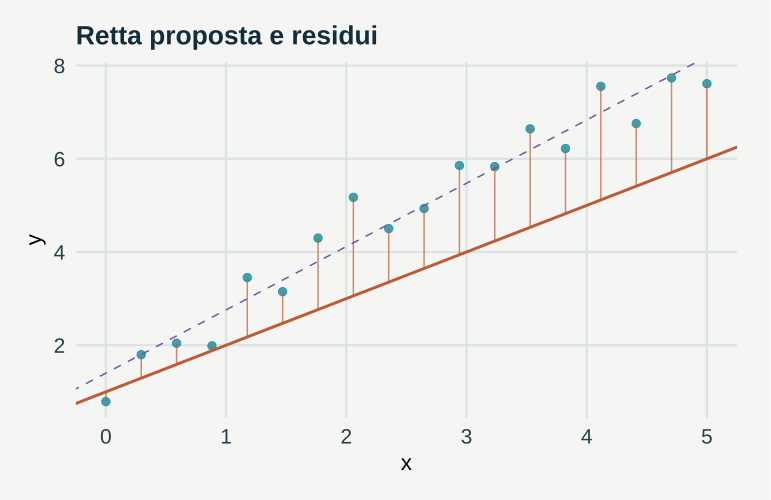

Source code (R):
# GeoStat Lab — funzioni comuni. R >= 4.3; ggplot2 >= 3.4; jsonlite.
suppressPackageStartupMessages(library(ggplot2))
col_geo <- c('#168B9C','#BC5B35','#7054A4','#A17B19','#227864','#64748B')
theme_set(theme_minimal(base_size=17, base_family='sans') + theme(
  plot.background=element_rect(fill='#F5F6F3',colour=NA),
  panel.background=element_rect(fill='#F5F6F3',colour=NA),
  panel.grid.minor=element_blank(),panel.grid.major=element_line(colour='#DCE3E2'),
  plot.title=element_text(size=19,face='bold',colour='#122D3B'),
  plot.subtitle=element_text(size=13,colour='#405560',margin=margin(b=12)),
  axis.text=element_text(size=15,colour='#273E4A'),axis.title=element_text(size=16),
  legend.position='bottom',legend.title=element_blank(),legend.text=element_text(size=14),
  strip.text=element_text(size=15,face='bold'),plot.margin=margin(18,24,18,18)))
metric <- function(...) data.frame(grandezza=names(c(...)),valore=as.character(c(...)),check.names=FALSE)
f <- function(x,d=3) {out<-formatC(x,digits=d,format='fg');out[!is.finite(x)]<-'Non definito';out}
line_plot <- function(d,x='x',y='y',title='',xl=x,yl=y,group=NULL) {
 p<-ggplot(d,aes(x=.data[[x]],y=.data[[y]]))
 if(is.null(group)) p<-p+geom_line(colour=col_geo[1],linewidth=1.05) else p<-p+aes(colour=.data[[group]],group=.data[[group]])+geom_line(linewidth=1)+scale_colour_manual(values=col_geo)
 p+labs(title=title,x=xl,y=yl)
}
point_plot <- function(d,x='x',y='y',title='',xl=x,yl=y,group=NULL) {
 p<-ggplot(d,aes(x=.data[[x]],y=.data[[y]]))
 if(is.null(group))p<-p+geom_point(colour=col_geo[1],size=2.5,alpha=.8) else p<-p+aes(colour=.data[[group]])+geom_point(size=2.7,alpha=.85)+scale_colour_manual(values=col_geo)
 p+labs(title=title,x=xl,y=yl)
}
hist_plot<-function(x,title='',xl='Valore',bins=20)ggplot(data.frame(x=x),aes(x))+geom_histogram(bins=bins,fill=col_geo[1],colour='#F5F6F3')+labs(title=title,x=xl,y='Frequenza')
bar_plot<-function(d,x='gruppo',y='valore',title='',yl='Valore')ggplot(d,aes(x=.data[[x]],y=.data[[y]],fill=.data[[x]]))+geom_col(width=.65)+scale_fill_manual(values=rep(col_geo,length.out=length(unique(d[[x]])) ))+guides(fill='none')+labs(title=title,x=NULL,y=yl)
map_plot<-function(d,z='z',title='',xl='Est [km]',yl='Nord [km]')ggplot(d,aes(x,y,fill=.data[[z]]))+geom_raster()+coord_equal()+scale_fill_gradientn(colours=c('#153F56','#298C9C','#B8CDB2','#F1D889','#AD542F'))+labs(title=title,x=xl,y=yl)
acf_data<-function(x,lag=20){a<-acf(x,lag.max=min(lag,length(x)-1),plot=FALSE);data.frame(x=as.vector(a$lag)[-1],y=as.vector(a$acf)[-1])}
# AR(1), distribuzione marginale stazionaria N(0, 1).
ar_series<-function(n,rho){x<-numeric(n);x[1]<-rnorm(1);for(i in 2:n)x[i]<-rho*x[i-1]+sqrt(1-rho^2)*rnorm(1);x}
# Distanze euclidee in unità metriche già dichiarate; nessuna conversione implicita di CRS.
dist_cross<-function(a,b)sqrt(outer(a[,1],b[,1],'-')^2+outer(a[,2],b[,2],'-')^2)
# Predittore IDW: i punti coincidenti ricevono esattamente il valore osservato.
idw<-function(xy,z,new,power=2){dd<-dist_cross(new,xy);apply(dd,1,function(d)if(any(d<1e-10))mean(z[d<1e-10])else weighted.mean(z,d^(-power)))}
# CART didattico binario: divisioni assiali che minimizzano l'impurità di Gini.
cart_fit<-function(x,y,depth=2,minleaf=4){
 node<-list(p=mean(y),n=length(y));if(depth<1||length(unique(y))<2||length(y)<2*minleaf)return(node)
 best<-Inf
 for(j in seq_len(ncol(x))){v<-sort(unique(x[,j])); if(length(v)<2)next
  for(cut in (head(v,-1)+tail(v,-1))/2){left<-x[,j]<=cut;nl<-sum(left);nr<-sum(!left);if(min(nl,nr)<minleaf)next
   score<-nl*mean(y[left])*(1-mean(y[left]))+nr*mean(y[!left])*(1-mean(y[!left]))
   if(score<best){best<-score;node$j<-j;node$cut<-cut;split<-left}
  }
 }
 if(is.finite(best)){node$left<-cart_fit(x[split,,drop=FALSE],y[split],depth-1,minleaf);node$right<-cart_fit(x[!split,,drop=FALSE],y[!split],depth-1,minleaf)};node
}
cart_predict<-function(tree,x)apply(x,1,function(row){t<-tree;while(!is.null(t$j))t<-if(row[t$j]<=t$cut)t$left else t$right;t$p})

p <- list(intercept = 1, slope = 1, seed = 17)
set.seed(p$seed)

x <- seq(0, 5, length.out = 18)

y <- 1.5 + 1.2 * x + rnorm(18, sd = 0.7)

fit <- lm(y ~ x)

data <- data.frame(x, y, pred = p$intercept + p$slope * x)

plots <- list(point_plot(data, title = "Retta proposta e residui") + geom_segment(aes(xend = x, 
    yend = pred), colour = col_geo[2], alpha = 0.7) + geom_abline(intercept = p$intercept, 
    slope = p$slope, colour = col_geo[2], linewidth = 1) + geom_abline(intercept = coef(fit)[1], 
    slope = coef(fit)[2], colour = col_geo[3], linetype = 2))

metrics <- metric(`SSE proposta` = f(sum((y - data$pred)^2)), `SSE minima OLS` = f(sum(resid(fit)^2)), 
    `Intercetta OLS` = f(coef(fit)[1]), `Pendenza OLS` = f(coef(fit)[2]))
print(metrics,row.names=FALSE)
ggplot2::ggsave('m07-minimi-quadrati-A.svg',plots[[1]],device=svglite::svglite,width=7.7,height=5.0,bg='#F8F6F1')
